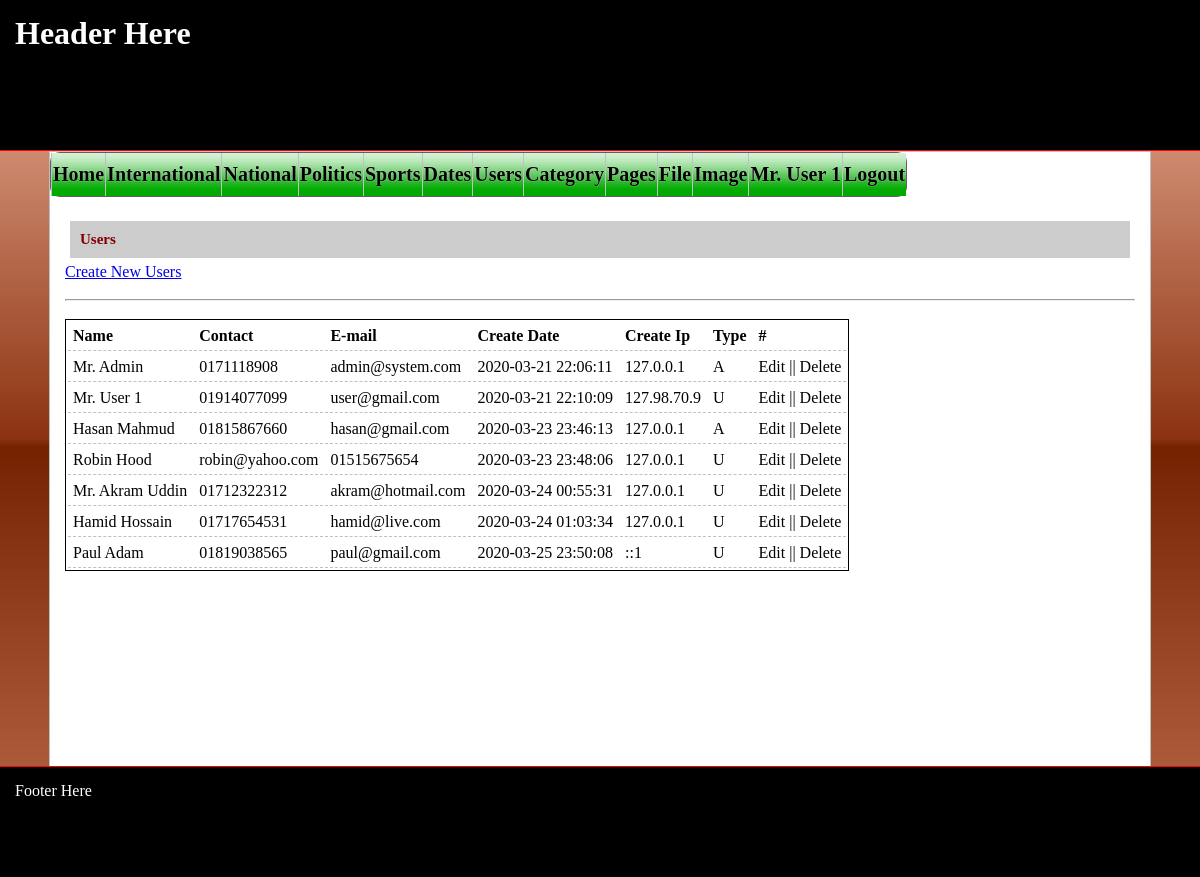
Page /?p=users (signed in) on the committed database.
### tables this page shows
CREATE TABLE `category` (
  `id` int(11) NOT NULL,
  `name` varchar(200) NOT NULL,
  `description` varchar(2000) NOT NULL,
  `categoryid` int(11) NOT NULL
);

CREATE TABLE `users` (
  `id` int(11) NOT NULL,
  `name` varchar(200) NOT NULL,
  `contact` varchar(50) NOT NULL,
  `email` varchar(50) NOT NULL,
  `password` varchar(2000) NOT NULL,
  `createDate` datetime NOT NULL DEFAULT CURRENT_TIMESTAMP,
  `createIp` varchar(200) NOT NULL,
  `type` varchar(2) NOT NULL
);

### pages/users.php (the view)
<a href="?p=users_new">Create New Users</a><br><br><hr><br>
<?php
$sql = "select u.id, u.name, u.contact, u.email, u.createDate, u.createIp, u.type from users as u";
$table = mysqli_query($cn, $sql);
print '<table>';
print '<tr><th>Name</th><th>Contact</th><th>E-mail</th><th>Create Date</th><th>Create Ip</th><th>Type</th><th>#</th></tr>';
while($row = mysqli_fetch_assoc($table))
{
    print '<tr>';
    print '<td>'.$row["name"].'</td>';
    print '<td>'.$row["contact"].'</td>';
    print '<td>'.$row["email"].'</td>';
    print '<td>'.$row["createDate"].'</td>';
    print '<td>'.$row["createIp"].'</td>';
    print '<td>'.$row["type"].'</td>';
    print '<td> Edit || Delete</td>';
    print '</tr>';
}
print '</table>';
?>

### component/menu.php (shortened to what this page needs)
<ul id="css3menu2" class="topmenu">
         <li><a href="?p=home">Home</a></li>
         <?php
         $cn = mysqli_connect("localhost", "root", "", "bd_gym");
         $sql = "select id, name from category where categoryId = 0";
         $table = mysqli_query($cn, $sql);
         while($row = mysqli_fetch_assoc($table))
         {
             print '<li><a href="?c=article&ctg='.$row["id"].'">'.$row["name"].'</a>';
             findChild($row["id"]);
             print '</li>';
         }
            function findChild($pid)
            {
                global $cn;
                $sql = "select id, name from category where categoryId = ".$pid;
                $table = mysqli_query($cn, $sql);
                if(mysqli_num_rows($table) > 0)
                {
                while($row = mysqli_fetch_assoc($table))
                {
                     findChild($row["id"]);
                 }
                }
            }
    if(isset($_SESSION['type']))
    {
        print '<li><a href="?p=users">Users</a></li>
               <li><a href="?p=category">Category</a></li>
               <li><a href="?p=pages">Pages</a></li>
               <li><a href="?p=files">File</a></li>
               <li><a href="?p=image">Image</a></li>
               <li><a href="?p=myaccount">'.$_SESSION['name'].'</a></li>
               <li><a href="?c=logout">Logout</a></li>';
    }
    else{
           print '<li><a href="?c=register">Register</a></li>
                  <li><a href="?c=login">Login</a></li>';
    }
            ?>
         </ul>

### css/index.css (style rules this page uses)
* { padding: 0px; margin: 0px auto; }
body { background: #f0b7a1; background: -moz-linear-gradient(top, #f0b7a1 0%, #8c3310 50%, #752201 51%, #bf6e4e 100%); background: -webkit-linear-gradient(top, #f0b7a1 0%,#8c3310 50%,#752201 51%,#bf6e4e 100%); background: linear-gradient(to bottom, #f0b7a1 0%,#8c3310 50%,#752201 51%,#bf6e4e 100%); filter: progid:DXImageTransform.Microsoft.gradient( startColorstr='#f0b7a1', endColorstr='#bf6e4e',GradientType=0 ); }
ul { list-style: circle; }
ul li { line-height: 25px; font-size: 15px; }

### css/tables.css (style rules this page uses)
table { min-width: 600px; width: auto; background: white; border: black thin solid; float: left; }
td, th { padding: 5px; text-align: left; border-bottom: dashed thin silver; }

### css/css3menu.css (style rules this page uses)
ul#css3menu2,ul#css3menu2 ul { margin:0;list-style:none;padding:0;background-color:#dedede;border-width:1px;border-style:solid;border-color:#5f5f5f;-moz-border-radius:10px;-webkit-border-radius:10px;border-radius:10px; }
ul#css3menu2 li { position:relative;display:block;white-space:nowrap;font-size:0;float:left; }
ul#css3menu2 { font-size:0;z-index:999;position:relative;display:inline-block;zoom:1;padding:0; *display:inline; }
ul#css3menu2>li { margin:0; }
ul#css3menu2 a { display:block;vertical-align:middle;text-align:center;text-decoration:none;font:bold 20px Georgia,serif;color:#000000;text-shadow:#FFF 0 0 1px;cursor:pointer;padding:10px 1px 10px 1px;background-color:#00aa00;background-image:url("mainbk.png");background-repeat:repeat;background-position:0 0;border-width:0 0 0 1px;border-style:solid;border-color:#C0C0C0; }

### rows in the picture
category: name "International"
category: name "National"
category: name "Politics"
category: name "Sports"
category: name "Dates"
users: name "Mr. Admin", contact "0171118908", email "admin@system.com", createDate "2020-03-21 22:06:11", createIp "127.0.0.1", type "A"
users: name "Mr. User 1", contact "01914077099", email "user@gmail.com", createDate "2020-03-21 22:10:09", createIp "127.98.70.9", type "U"
users: name "Hasan Mahmud", contact "01815867660", email "hasan@gmail.com", createDate "2020-03-23 23:46:13", createIp "127.0.0.1", type "A"
users: name "Robin Hood", contact "robin@yahoo.com", email "01515675654", createDate "2020-03-23 23:48:06", createIp "127.0.0.1", type "U"
users: name "Mr. Akram Uddin", contact "01712322312", email "akram@hotmail.com", createDate "2020-03-24 00:55:31", createIp "127.0.0.1", type "U"
users: name "Hamid Hossain", contact "01717654531", email "hamid@live.com", createDate "2020-03-24 01:03:34", createIp "127.0.0.1", type "U"
users: name "Paul Adam", contact "01819038565", email "paul@gmail.com", createDate "2020-03-25 23:50:08", createIp "::1", type "U"

### other values in the picture
$_SESSION['name'] "Mr. User 1"
str_replace("_", " ", $_GET['p']) "Users"
